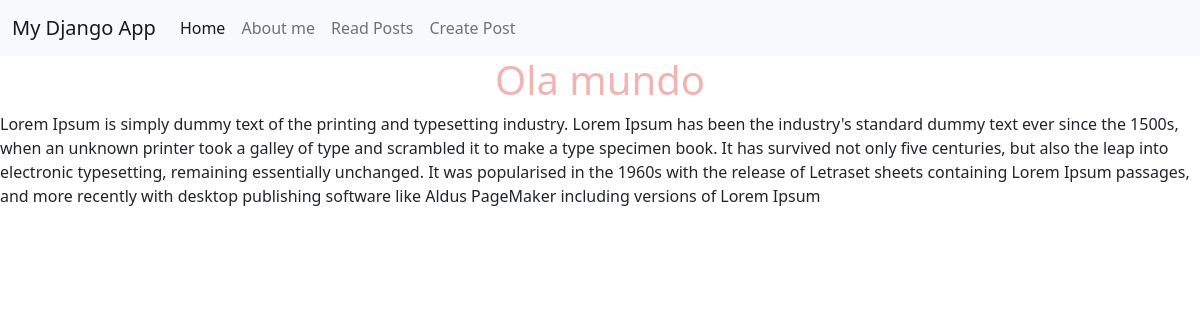
/posts/1, run on the app's committed database.
### posts/models.py (models this page shows, shortened)
class Post(models.Model):
    title=models.CharField(max_length=256)
    body=models.TextField()

### posts/views.py (the view)
# urls.py: path('<int:pk>',PostDetailView.as_view(),name='post_detail'),
class PostDetailView(DetailView):
    template_name='post/detail.html'
    model=Post

### templates/post/detail.html (shortened to what this page needs)
{% extends 'base.html' %}
{% block content %}
<h1>{{post.title}}</h1>
<p>{{post.body}}</p>
{% endblock content %}

### static/css/base.css (style rules this page uses)
h1 { color: rgb(243, 179, 179); text-align: center; }

### data on the page
Post: title "Ola mundo", body "Lorem Ipsum is simply dummy text of the printing and typesetting industry. Lorem Ipsum has been the industry's standard dummy text ever since the 1500s, when an unknown printer took a galley of type and scrambled it to make a type specimen book. It has survived not only five centuries, but also the leap into electronic typesetting, remaining essentially unchanged. It was popularised in the 1960s with the release of Letraset sheets containing Lorem Ipsum passages, and more recently with desktop publishing software like Aldus PageMaker including versions of Lorem Ipsum"
